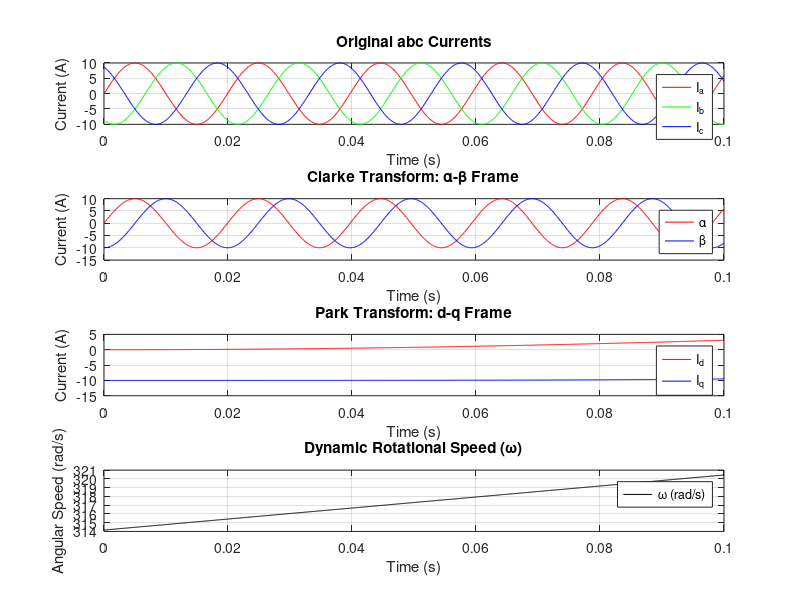

The MATLAB script that drew this image:
clc;
clear;

% Constants
f = 50;                      % Initial Frequency in Hz
t = 0:0.0001:0.1;            % Time vector
omega_base = 2 * pi * f;     % Base angular frequency (rad/s)

% Simulate dynamic speed change
speed_ramp = 10;             % Frequency ramp rate in Hz/s
f_dynamic = f + speed_ramp * t;  % Frequency ramp over time
omega_dynamic = 2 * pi * f_dynamic; % Angular frequency over time
theta_dynamic = cumtrapz(t, omega_dynamic); % Electrical angle (integral of omega)

% Input abc phase currents (example: sinusoidal signals)
I_a = 10 * sin(omega_dynamic .* t);            % Phase A current
I_b = 10 * sin(omega_dynamic .* t - 2*pi/3);   % Phase B current
I_c = 10 * sin(omega_dynamic .* t + 2*pi/3);   % Phase C current

%% Clarke Transformation (abc -> αβ)
I_alpha = (2/3) * I_a - (1/3) * I_b - (1/3) * I_c;
I_beta = (1/sqrt(3)) * (I_b - I_c);

%% Park Transformation (αβ -> dq)
I_d = I_alpha .* cos(theta_dynamic) + I_beta .* sin(theta_dynamic);
I_q = -I_alpha .* sin(theta_dynamic) + I_beta .* cos(theta_dynamic);

%% Analyze stabilization point
% Calculate the derivative of omega to find stabilization time
d_omega = gradient(omega_dynamic, t); % Change of omega over time
stabilization_index = find(abs(d_omega) < 1e-2, 1, 'first'); % Stabilization threshold (find first occurrence)
if ~isempty(stabilization_index)
    stabilization_time = t(stabilization_index); % Time when speed stabilizes
else
    stabilization_time = NaN; % Default if stabilization not found
end

%% Plot Results
figure;

% Plot original abc currents
subplot(4,1,1);
plot(t, I_a, 'r', 'DisplayName', 'I_a');
hold on;
plot(t, I_b, 'g', 'DisplayName', 'I_b');
plot(t, I_c, 'b', 'DisplayName', 'I_c');
xlabel('Time (s)');
ylabel('Current (A)');
title('Original abc Currents');
legend;
grid on;

% Plot αβ currents (Clarke Transformation)
subplot(4,1,2);
plot(t, I_alpha, 'r', 'DisplayName', '\alpha');
hold on;
plot(t, I_beta, 'b', 'DisplayName', '\beta');
xlabel('Time (s)');
ylabel('Current (A)');
title('Clarke Transform: \alpha-\beta Frame');
legend;
grid on;

% Plot dq currents (Park Transformation)
subplot(4,1,3);
plot(t, I_d, 'r', 'DisplayName', 'I_d');
hold on;
plot(t, I_q, 'b', 'DisplayName', 'I_q');
xlabel('Time (s)');
ylabel('Current (A)');
title('Park Transform: d-q Frame');
legend;
grid on;

% Highlight stabilization point if valid
if ~isnan(stabilization_time)
    xline(stabilization_time, '--k', 'LineWidth', 1.5, 'DisplayName', 'Stabilization Time');
end

% Plot omega_dynamic to visualize speed changes
subplot(4,1,4);
plot(t, omega_dynamic, 'k', 'DisplayName', '\omega (rad/s)');
xlabel('Time (s)');
ylabel('Angular Speed (rad/s)');
title('Dynamic Rotational Speed (\omega)');
legend;
grid on;

% Highlight stabilization point if valid
if ~isnan(stabilization_time)
    xline(stabilization_time, '--k', 'LineWidth', 1.5, 'DisplayName', 'Stabilization Time');
end
